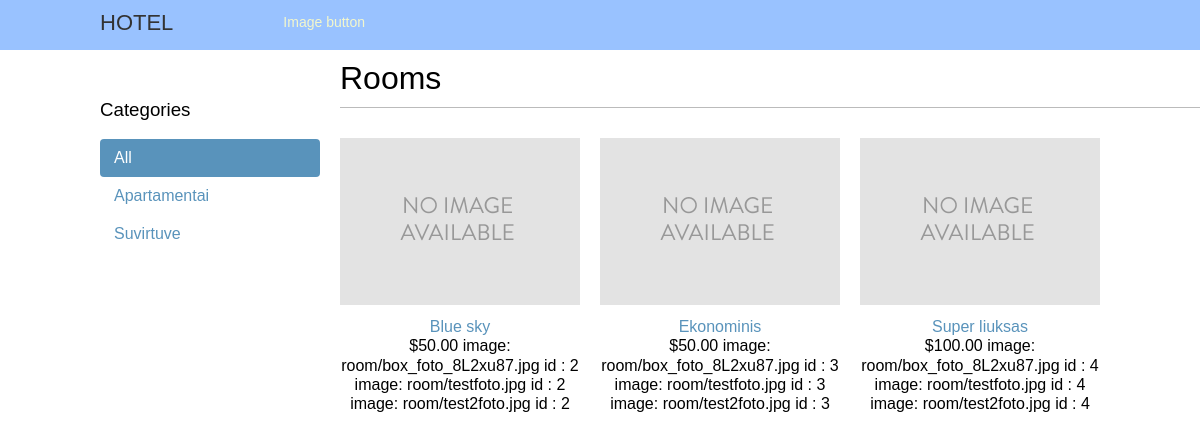
The page / on the database its author committed.
### rooms/models.py (models this page shows, shortened)
class Category(models.Model):
    title = models.CharField(max_length=100, db_index=True)
    slug = models.SlugField(max_length=100, unique=True)
    class Meta:
        ordering = ('title',)
        verbose_name = 'category'
        verbose_name_plural = 'categories'
    def get_absolute_url(self):
        return reverse('rooms:room_list_by_category', args=[self.slug])

class Room(models.Model):
    category = models.ForeignKey(Category,
                                 related_name='rooms',
                                 on_delete=models.CASCADE)
    title = models.CharField(max_length=100, db_index=True)
    slug = models.SlugField(max_length=100, db_index=True)
    description = models.TextField(blank=True)
    price = models.DecimalField(max_digits=10, decimal_places=2)
    visible = models.BooleanField(default=False)
    properties1 = models.ManyToManyField(Property, null= True)
    class Meta:
        ordering = ('title',)
        index_together = (('id', 'slug'),)
    def get_absolute_url(self):
        return reverse('rooms:room_detail',
                       args=[self.id, self.slug])

class RoomImage(models.Model):
    image = models.ImageField(upload_to='room/')
    title = models.CharField(max_length=100)
    description = models.CharField(max_length=150, blank=True)
    order = models.PositiveBigIntegerField(null=True)
    room = models.ForeignKey(Room, default=None, related_name='images', on_delete=models.PROTECT)

### rooms/views.py (the view)
# urls.py: path('', views.room_list, name= 'room_list'),
def room_list(request, category_slug=None):
    category = None
    categories = Category.objects.all()
    rooms = Room.objects.filter(visible=True)
    imag = RoomImage.objects.all()
    if category_slug:
        category = get_object_or_404(Category, slug=category_slug)
        rooms = Room.objects.filter(category=category,  visible=True)
        imag = RoomImage.objects.filter(room_id=3)
    return render(request,
                  'hotel/rooms/list.html',
                  {'category': category,
                   'categories': categories,
                   'rooms': rooms,
                   'imag': imag})

### rooms/templates/hotel/rooms/list.html (shortened to what this page needs)
{% extends "hotel/base.html" %}
{% load static %}
{% block content %}
   <div id="sidebar">
       <h3>Categories</h3>
       <ul>
           <li {% if not category %}class="selected"{% endif %}>
               <a href="{% url "rooms:room_list" %}">All</a>
           </li>
           {% for c in categories %}
           <li {% if category.slug == c.slug %}class="selected" {% endif %}>
               <a href="{{ c.get_absolute_url }}">{{ c.title }}</a>
           </li>
           {% endfor %}
       </ul>
   </div>
   <div id="main" class="room-list">
        <h1>{% if category %}{{ category.title }}{% else %} Rooms
            {% endif %}</h1>
            {% for room in rooms %}
                <div class="item">
                    <a href="{{ room.get_absolute_url }}">
                        <img src="{% if room.photo_id.photo %}{{ room.photo_id.photo.url }}{%else %}
                     {% static "img/no_image.png" %} {% endif %}"></a>
                    <a href="{{ room.get_absolute_url }}">{{ room.title }}</a>
                   <br>
                    ${{ room.price }}
                     {% for i in imag %}
                         image:  {{  i.image }}
                         id   :  {{room.id}}
                     {% endfor %}
                </div>
            {% endfor %}
   </div>
{% endblock %}

### rooms/templates/hotel/base.html (shortened to what this page needs)
{% load static %}
<!DOCTYPE html>
<html lang="en">
<head>
    <link href="{% static "css/base.css" %}" rel="stylesheet">
</head>
<body>
    <div id="header">
    <span class="logo">HOTEL</span>
    <ul class="menu">
      <li >
        <a href="#">Image button </a>
      </li>
    </ul>
    </div>
      <div id="content">
    {% block content %}
    {% endblock %}
      </div>
</body>
</html>

### rooms/static/css/base.css (style rules this page uses)
body { margin:0; padding:0; font-family:helvetica, sans-serif; }
h1, h2, h3, h4, h5 , h6 { font-family: 'Muli', sans-serif; font-weight:normal; }
h1 { border-bottom:1px solid #bbb; padding:0 0 10px 0; margin:10px 0 20px 0; }
#header { padding:10px 100px; font-size:14px; background:#99c2ff; color:#fff; border-bottom:4px solid #99c2ff; overflow:auto; }
#header .logo { font-family: 'Ubuntu', sans-serif; float:left; color:#333; font-size:22px; margin-right:10%; }
#header ul.menu { list-style:none; float:left; margin:0; padding:0; }
#header ul.menu li { float:left; padding:4px 10px; }
a { text-decoration:none; color:#5993bb; }
#header a { color:#f3f7cc; }
#content { padding:0 100px; overflow:hidden; }
#sidebar { width:220px; padding:30px 20px 0 0; float:left; }
#sidebar ul { margin:0; padding:0; }
#sidebar ul li { margin:0; list-style:none; padding:10px 14px; }
#sidebar ul li a { display:block; }
#sidebar ul li.selected { background:#5993bb; border-radius:4px; }
#sidebar ul li.selected a { color:#fff; }
#main { float:left; width: 96%; margin-right:-220px; overflow:hidden; }
.room-list .item { width:25%; padding:10px 20px 10px 0; float:left; text-align:center; line-height:1.2; }
.room-list .item img { width:100%; margin-bottom:8px; }

### rows shown on the page
Category: title "Apartamentai"
Category: title "Suvirtuve"
Room: title "Blue sky", price "50.00", id "2"
RoomImage: image "room/box_foto_8L2xu87.jpg"
RoomImage: image "room/testfoto.jpg"
RoomImage: image "room/test2foto.jpg"
Room: title "Ekonominis", price "50.00", id "3"
Room: title "Super liuksas", price "100.00", id "4"
